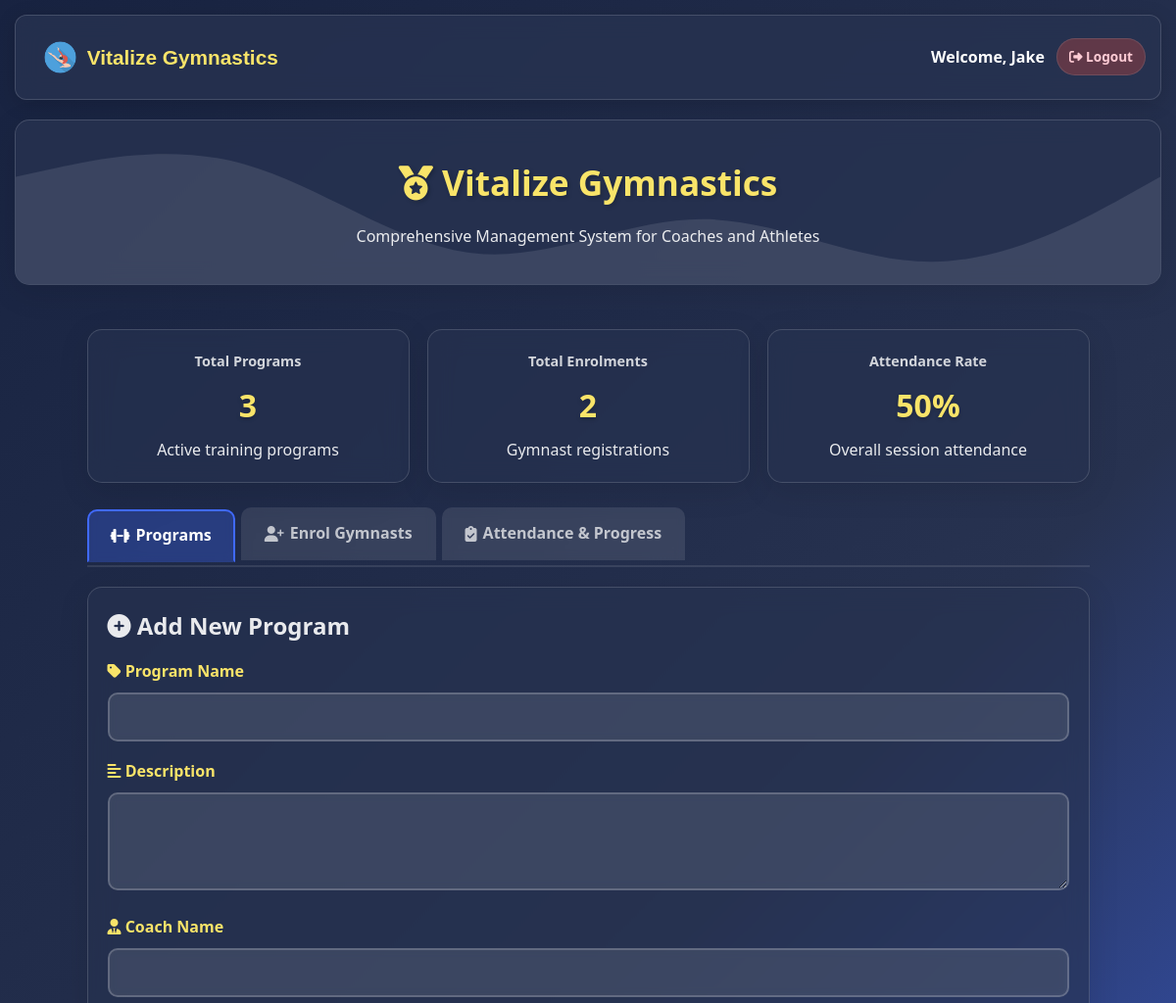
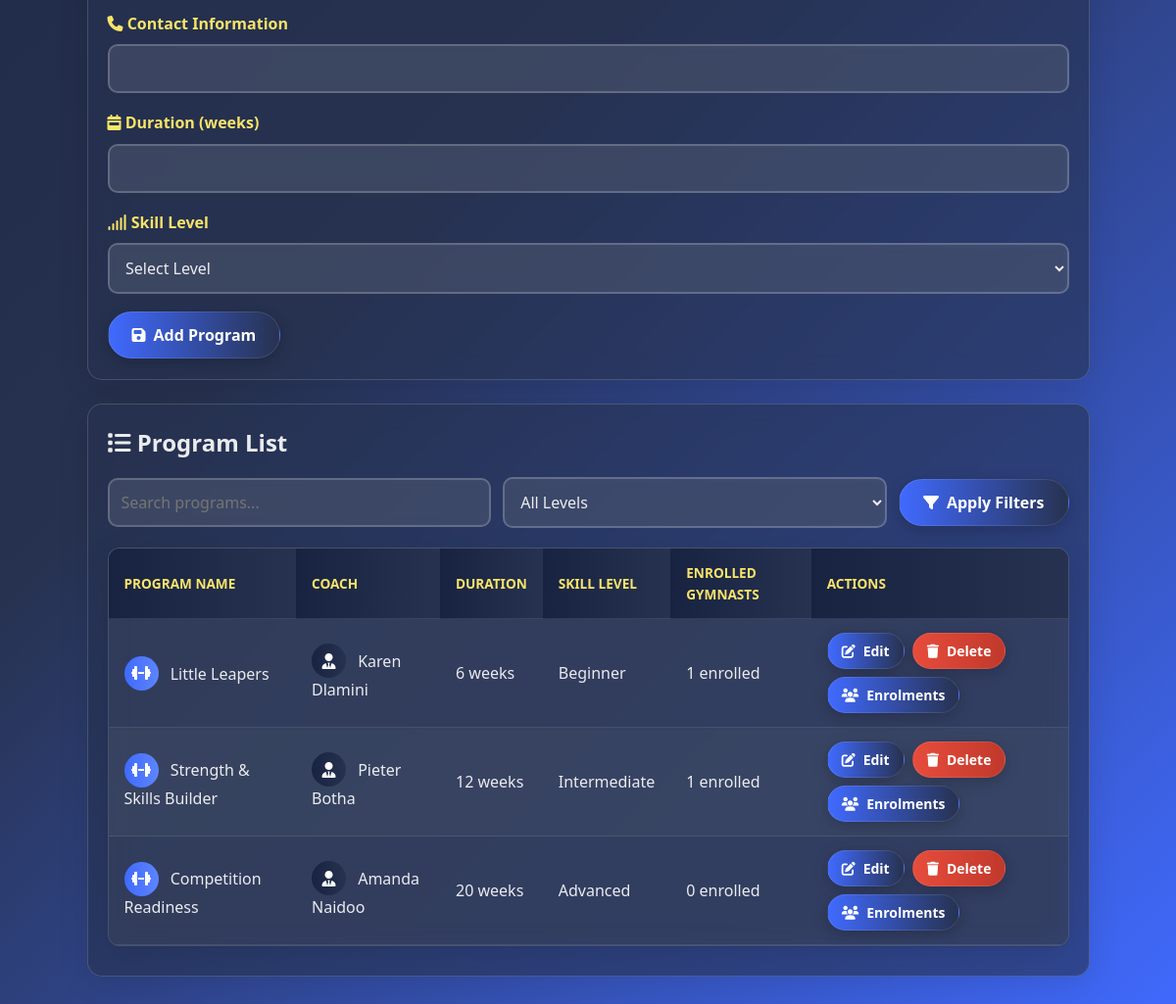
/index.php (signed in), run on the app's committed database (2 pictures, top to bottom).
### tables this page shows
CREATE TABLE `programs` (
  `id` int(11) NOT NULL,
  `name` varchar(255) NOT NULL,
  `description` text NOT NULL,
  `coachName` varchar(255) NOT NULL,
  `contact` varchar(255) NOT NULL,
  `duration` int(11) NOT NULL,
  `skillLevel` enum('Beginner','Intermediate','Advanced') NOT NULL,
  `createdAt` timestamp NOT NULL DEFAULT current_timestamp()
);

### index.php (the view, shortened to what this page needs)
<?php
include 'config.php';
function filterPrograms($pdo, $searchTerm = '', $skillLevel = '') {
    $query = "SELECT p.*, COUNT(e.id) as enrolmentCount FROM programs p
              LEFT JOIN enrolments e ON p.id = e.programId";
    $params = [];
    $query .= " GROUP BY p.id";
    $stmt = $pdo->prepare($query);
    $stmt->execute($params);
    return $stmt->fetchAll(PDO::FETCH_ASSOC);
}
function getAllPrograms($pdo) {
    $stmt = $pdo->prepare("SELECT * FROM programs");
    $stmt->execute();
    return $stmt->fetchAll(PDO::FETCH_ASSOC);
}
function getAllEnrolments($pdo) {
    $stmt = $pdo->prepare("SELECT e.*, p.name as programName FROM enrolments e
                          JOIN programs p ON e.programId = p.id");
    $stmt->execute();
    return $stmt->fetchAll(PDO::FETCH_ASSOC);
}
function getAttendanceStats($pdo) {
    $stmt = $pdo->prepare("SELECT
                          COUNT(*) as totalSessions,
                          SUM(attended) as attendedSessions
                          FROM attendance");
    $stmt->execute();
    return $stmt->fetch(PDO::FETCH_ASSOC);
}
$searchTerm = $_GET['search'] ?? '';
$filterLevel = $_GET['skillLevel'] ?? '';
$filteredPrograms = filterPrograms($pdo, $searchTerm, $filterLevel);
$allPrograms = getAllPrograms($pdo);
$allEnrolments = getAllEnrolments($pdo);
$attendanceStats = getAttendanceStats($pdo);
$editingProgram = null;
?>
<!DOCTYPE html>
<html lang="en">
<head>
    <link rel="stylesheet" href="style.css">
    <link rel="stylesheet" href="https://cdnjs.cloudflare.com/ajax/libs/font-awesome/6.4.0/css/all.min.css">
</head>
<body>
    <nav class="navbar">
        <div class="navbar-left">
            <img src="acrobat.png" alt="Acrobat Logo" class="acrobat_logo"> Vitalize Gymnastics
        </div>
        <div class="navbar-right">
            <span>Welcome, <?php echo htmlspecialchars($_SESSION['username']); ?></span>
            <a href="logout.php" class="logout-btn"><i class="fas fa-sign-out-alt"></i> Logout</a>
        </div>
    </nav>
    <header>
        <div class="container">
            <h1><i class="fas fa-medal"></i> Vitalize Gymnastics</h1>
            <p>Comprehensive Management System for Coaches and Athletes</p>
        </div>
    </header>
    <div class="container">
        <div class="stats-container">
            <div class="stat-card">
                <div class="stat-label">Total Programs</div>
                <div class="stat-number"><?php echo count($allPrograms); ?></div>
                <div class="stat-desc">Active training programs</div>
            </div>
            <div class="stat-card">
                <div class="stat-label">Total Enrolments</div>
                <div class="stat-number"><?php echo count($allEnrolments); ?></div>
                <div class="stat-desc">Gymnast registrations</div>
            </div>
            <div class="stat-card">
                <div class="stat-label">Attendance Rate</div>
                <div class="stat-number">
                    <?php
                    $totalSessions = $attendanceStats['totalSessions'] ?? 0;
                    $attendedSessions = $attendanceStats['attendedSessions'] ?? 0;
                    echo $totalSessions > 0 ? round(($attendedSessions / $totalSessions) * 100) : 0;
                    ?>%
                </div>
                <div class="stat-desc">Overall session attendance</div>
            </div>
        </div>
        <div class="tabs">
            <div class="tab active" onclick="switchTab('programs')">
                <i class="fas fa-dumbbell"></i> Programs
            </div>
            <div class="tab" onclick="switchTab('enrolment')">
                <i class="fas fa-user-plus"></i> Enrol Gymnasts
            </div>
            <div class="tab" onclick="switchTab('attendance')">
                <i class="fas fa-clipboard-check"></i> Attendance & Progress
            </div>
        </div>
        <div id="programs" class="tab-content active">
            <div class="card">
                <h2><i class="fas fa-plus-circle"></i> <?php echo $editingProgram ? 'Edit Program' : 'Add New Program'; ?></h2>
                <form method="POST">
                    <div class="form-group">
                        <label for="name"><i class="fas fa-tag"></i> Program Name</label>
                        <input type="text" id="name" name="name" value="<?php echo $editingProgram ? htmlspecialchars($editingProgram['name']) : ''; ?>" required>
                    </div>
                    <div class="form-group">
                        <label for="description"><i class="fas fa-align-left"></i> Description</label>
                        <textarea id="description" name="description" required><?php echo $editingProgram ? htmlspecialchars($editingProgram['description']) : ''; ?></textarea>
                    </div>
                    <div class="form-group">
                        <label for="coachName"><i class="fas fa-user-tie"></i> Coach Name</label>
                        <input type="text" id="coachName" name="coachName" value="<?php echo $editingProgram ? htmlspecialchars($editingProgram['coachName']) : ''; ?>" required>
                    </div>
                    <div class="form-group">
                        <label for="contact"><i class="fas fa-phone"></i> Contact Information</label>
                        <input type="text" id="contact" name="contact" value="<?php echo $editingProgram ? htmlspecialchars($editingProgram['contact']) : ''; ?>" required>
                    </div>
                    <div class="form-group">
                        <label for="duration"><i class="fas fa-calendar-week"></i> Duration (weeks)</label>
                        <input type="number" id="duration" name="duration" min="1" value="<?php echo $editingProgram ? $editingProgram['duration'] : ''; ?>" required>
                    </div>
                    <div class="form-group">
                        <label for="skillLevel"><i class="fas fa-signal"></i> Skill Level</label>
                        <select id="skillLevel" name="skillLevel" required>
                            <option value="">Select Level</option>
                        </select>
                    </div>
                    <button type="submit"><i class="fas fa-save"></i> <?php echo $editingProgram ? 'Update Program' : 'Add Program'; ?></button>
                </form>
            </div>
            <div class="card">
                <h2><i class="fas fa-list"></i> Program List</h2>
                <div class="search-filter">
                    <input type="text" placeholder="Search programs..." id="searchInput" value="<?php echo htmlspecialchars($searchTerm); ?>">
                    <select id="levelFilter">
                        <option value="">All Levels</option>
                    </select>
                    <button onclick="applyFilters()"><i class="fas fa-filter"></i> Apply Filters</button>
                </div>
                <table>
                    <thead>
                        <tr>
                            <th>Program Name</th>
                            <th>Coach</th>
                            <th>Duration</th>
                            <th>Skill Level</th>
                            <th>Enrolled Gymnasts</th>
                            <th>Actions</th>
                        </tr>
                    </thead>
                    <tbody>
                        <?php if (empty($filteredPrograms)): ?>
                            <tr>
                                <td colspan="6" style="text-align: center;">No programs found</td>
                            </tr>
                        <?php else: ?>
                            <?php foreach ($filteredPrograms as $program): ?>
                                <tr>
                                    <td><div class="gymnast-icon"><i class="fas fa-dumbbell"></i></div> <?php echo htmlspecialchars($program['name']); ?></td>
                                    <td><div class="coach-icon"><i class="fas fa-user-tie"></i></div> <?php echo htmlspecialchars($program['coachName']); ?></td>
                                    <td><?php echo $program['duration']; ?> weeks</td>
                                    <td><span class="badge"><?php echo $program['skillLevel']; ?></span></td>
                                    <td><?php echo $program['enrolmentCount']; ?> enrolled</td>
                                    <td class="action-buttons">
                                        <a href="?edit=<?php echo $program['id']; ?>"><button><i class="fas fa-edit"></i> Edit</button></a>
                                        <form method="POST" style="display: inline;">
                                            <button type="submit" class="delete" onclick="return confirm('Are you sure you want to delete this program?')"><i class="fas fa-trash"></i> Delete</button>
                                        </form>
                                        <a href="?view=<?php echo $program['id']; ?>#enrolment"><button><i class="fas fa-users"></i> Enrolments</button></a>
                                    </td>
                                </tr>
                            <?php endforeach; ?>
                        <?php endif; ?>
                    </tbody>
                </table>
            </div>
        </div>
    </div>
</body>
</html>

### data on the page
programs: name "Little Leapers", coachName "Karen Dlamini", duration "6", skillLevel "Beginner", enrolmentCount "1"
programs: name "Strength & Skills Builder", coachName "Pieter Botha", duration "12", skillLevel "Intermediate", enrolmentCount "1"
programs: name "Competition Readiness", coachName "Amanda Naidoo", duration "20", skillLevel "Advanced", enrolmentCount "0"

### other printed values
$_SESSION['username'] "Jake"
count($allPrograms) "3"
count($allEnrolments) "2"
